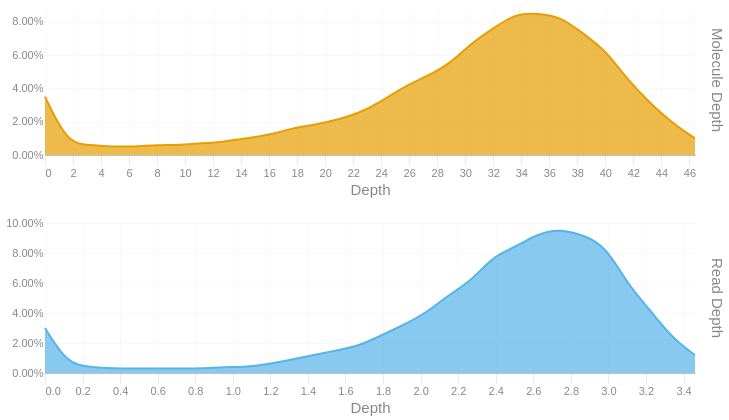

Notebook cell for this chart:
### Code cell
readdep = depth_hist(tb['Read Depth'], q99, 3)
readdep = readdep.with_columns(pl.lit('Read Depth').alias('Metric'))
if not SKIPLR:
    moldep = depth_hist(tb['Molecule Depth'], mol_q99, 1)
    moldep = moldep.with_columns(pl.lit('Molecule Depth').alias('Metric'))
    _hist = pl.concat([readdep, moldep])
    _hist = _hist.filter(pl.col('Proportion') != 0)
    with SafeRender(_hist):
        (
            alt.Chart(_hist)        
            .mark_area(interpolate = "basis")
            .encode(
                x=alt.X('Bin:Q').scale(domainMin=0).axis(alt.Axis(title='Depth')),
                y = alt.Y('Proportion:Q', title = None).axis(format = '.2%'),
                color = alt.Color('Metric:N').legend(None),
                row = alt.Row("Metric:N").header(title = None, labelOrient = 'right'),
                tooltip = [
                    alt.Tooltip("Metric:N", title = "Metric"),
                    alt.Tooltip('Interval:N', title = "Depth Interval"),
                    alt.Tooltip('Proportion:Q', title = "% Alignments").format('.2%')
                ]
            )
            .resolve_scale(x='independent', y='independent')
            .properties(
                height = 150, width = 650,
                usermeta={'embedOptions': {'downloadFileName': f'{samplename}.depth.hist'}}
            )
        ).display()
else:
    readdep = readdep.filter(pl.col('Proportion') != 0)
    with SafeRender(readdep):
        (
            alt.Chart(readdep)        
            .mark_area(interpolate = "basis")
            .encode(
                x=alt.X('Bin:Q').scale(domainMin=0).axis(alt.Axis(title='Depth')),
                y = alt.Y('Proportion:Q', title = None).axis(format = '.2%'),
                tooltip = [
                    alt.Tooltip('Interval:N', title = "Depth Interval"),
                    alt.Tooltip('Proportion:Q', title = "% Alignments").format('.2%')
                ]
            )
            .properties(
                usermeta={'embedOptions': {'downloadFileName': f'{samplename}.depth.hist'}}
            )
        ).display()

### Figure 1 — Vega-Lite specification as saved in the notebook (floating-point values rounded to 4 significant figures)
{"width": 650, "height": 150, "config": {"title": {"anchor": "start", "dy": -15, "fontSize": 18, "color": "#888888", "subtitleColor": "#888888", "subtitleFontSize": 14}, "arc": {"fill": "#0072B2"}, "axis": {"domainColor": "#888888", "domainWidth": 0.5, "gridWidth": 0.2, "grid": false, "titleFontWeight": 400, "titleFontSize": 15, "labelFontSize": 11, "labelColor": "#888888", "tickColor": "#888888", "tickWidth": 0.2, "titleColor": "#888888"}, "axisBand": {"grid": false}, "axisX": {"grid": true, "tickSize": 10, "domainCap": "round"}, "axisY": {"domain": false, "grid": true, "tickSize": 0, "domainCap": "round"}, "background": "transparent", "header": {"labelFontSize": 15, "labelColor": "#888888", "titleFontSize": 15, "titleFontWeight": 600, "titleColor": "#888888"}, "legend": {"labelFont": "sans-serif", "labelFontSize": 12, "labelColor": "#888888", "symbolSize": 100, "symbolType": "circle", "titleFontSize": 12, "titlePadding": 10, "titleColor": "#888888", "title": null}, "range": {"category": ["#E69F00", "#56B4E9", "#009E73", "#F0E442", "#0072B2", "#D55E00", "#CC79A7", "#000000"], "diverging": ["#cfe8f3", "#a2d4ec", "#73bfe2", "#46abdb", "#1696d2", "#12719e"]}, "area": {"fill": "#0072B2", "fillOpacity": 0.7, "line": true, "strokeOpacity": 0.7}, "line": {"color": "#0072B2", "stroke": "#0072B2", "strokeWidth": 2}, "trail": {"color": "#0072B2", "stroke": "#0072B2", "strokeWidth": 0, "size": 1}, "point": {"filled": true, "fillOpacity": 1.0, "size": 95}, "text": {"color": "#888888", "fontSize": 11, "align": "right", "fontWeight": 400, "size": 11}, "bar": {"fill": "#0072B2", "stroke": null}, "view": {"stroke": null, "continuousWidth": 660, "continuousHeight": 400}}, "data": {"name": "data-f521dfd0e5b1d3db82b9c54d68a95f79"}, "mark": {"type": "area", "interpolate": "basis"}, "encoding": {"color": {"field": "Metric", "legend": null, "type": "nominal"}, "row": {"field": "Metric", "header": {"title": null, "labelOrient": "right"}, "type": "nominal"}, "tooltip": [{"field": "Metric", "title": "Metric", "type": "nominal"}, {"field": "Interval", "title": "Depth Interval", "type": "nominal"}, {"field": "Proportion", "format": ".2%", "title": "% Alignments", "type": "quantitative"}], "x": {"axis": {"title": "Depth"}, "field": "Bin", "scale": {"domainMin": 0}, "type": "quantitative"}, "y": {"axis": {"format": ".2%"}, "field": "Proportion", "title": null, "type": "quantitative"}}, "resolve": {"scale": {"x": "independent", "y": "independent"}}, "usermeta": {"embedOptions": {"downloadFileName": "S6_Musquodoboit_1549.depth.hist"}}, "$schema": "https://vega.github.io/schema/vega-lite/v6.1.0.json", "datasets": {"data-f521dfd0e5b1d3db82b9c54d68a95f79": [{"Bin": 0.0, "Interval": "0.0-0.119", "Proportion": 0.03, "Metric": "Read Depth"}, {"Bin": 0.119, "Interval": "0.119-0.239", "Proportion": 0.006, "Metric": "Read Depth"}, {"Bin": 0.239, "Interval": "0.239-0.358", "Proportion": 0.004, "Metric": "Read Depth"}, {"Bin": 0.358, "Interval": "0.358-0.477", "Proportion": 0.003, "Metric": "Read Depth"}, {"Bin": 0.477, "Interval": "0.477-0.597", "Proportion": 0.003, "Metric": "Read Depth"}, {"Bin": 0.597, "Interval": "0.597-0.716", "Proportion": 0.003, "Metric": "Read Depth"}, {"Bin": 0.716, "Interval": "0.716-0.835", "Proportion": 0.003, "Metric": "Read Depth"}, {"Bin": 0.835, "Interval": "0.835-0.955", "Proportion": 0.003, "Metric": "Read Depth"}, {"Bin": 0.955, "Interval": "0.955-1.074", "Proportion": 0.004, "Metric": "Read Depth"}, {"Bin": 1.074, "Interval": "1.074-1.193", "Proportion": 0.004, "Metric": "Read Depth"}, {"Bin": 1.193, "Interval": "1.193-1.313", "Proportion": 0.006, "Metric": "Read Depth"}, {"Bin": 1.313, "Interval": "1.313-1.432", "Proportion": 0.009, "Metric": "Read Depth"}, {"Bin": 1.432, "Interval": "1.432-1.551", "Proportion": 0.012, "Metric": "Read Depth"}, {"Bin": 1.551, "Interval": "1.551-1.671", "Proportion": 0.015, "Metric": "Read Depth"}, {"Bin": 1.671, "Interval": "1.671-1.79", "Proportion": 0.018, "Metric": "Read Depth"}, {"Bin": 1.79, "Interval": "1.79-1.909", "Proportion": 0.025, "Metric": "Read Depth"}, {"Bin": 1.909, "Interval": "1.909-2.029", "Proportion": 0.032, "Metric": "Read Depth"}, {"Bin": 2.029, "Interval": "2.029-2.148", "Proportion": 0.04, "Metric": "Read Depth"}, {"Bin": 2.148, "Interval": "2.148-2.267", "Proportion": 0.052, "Metric": "Read Depth"}, {"Bin": 2.267, "Interval": "2.267-2.387", "Proportion": 0.061, "Metric": "Read Depth"}, {"Bin": 2.387, "Interval": "2.387-2.506", "Proportion": 0.078, "Metric": "Read Depth"}, {"Bin": 2.506, "Interval": "2.506-2.625", "Proportion": 0.084, "Metric": "Read Depth"}, {"Bin": 2.625, "Interval": "2.625-2.745", "Proportion": 0.093, "Metric": "Read Depth"}, {"Bin": 2.745, "Interval": "2.745-2.864", "Proportion": 0.096, "Metric": "Read Depth"}, {"Bin": 2.864, "Interval": "2.864-2.983", "Proportion": 0.092, "Metric": "Read Depth"}, {"Bin": 2.983, "Interval": "2.983-3.103", "Proportion": 0.085, "Metric": "Read Depth"}, {"Bin": 3.103, "Interval": "3.103-3.222", "Proportion": 0.059, "Metric": "Read Depth"}, {"Bin": 3.222, "Interval": "3.222-3.341", "Proportion": 0.042, "Metric": "Read Depth"}, {"Bin": 3.341, "Interval": "3.341-3.461", "Proportion": 0.023, "Metric": "Read Depth"}, {"Bin": 3.461, "Interval": "3.461-3.58", "Proportion": 0.012, "Metric": "Read Depth"}, {"Bin": 0.0, "Interval": "0.0-1.6", "Proportion": 0.035, "Metric": "Molecule Depth"}, {"Bin": 1.6, "Interval": "1.6-3.2", "Proportion": 0.007, "Metric": "Molecule Depth"}, {"Bin": 3.2, "Interval": "3.2-4.8", "Proportion": 0.006, "Metric": "Molecule Depth"}, {"Bin": 4.8, "Interval": "4.8-6.4", "Proportion": 0.005, "Metric": "Molecule Depth"}, {"Bin": 6.4, "Interval": "6.4-8.0", "Proportion": 0.005, "Metric": "Molecule Depth"}, {"Bin": 8.0, "Interval": "8.0-9.6", "Proportion": 0.006, "Metric": "Molecule Depth"}, {"Bin": 9.6, "Interval": "9.6-11.2", "Proportion": 0.006, "Metric": "Molecule Depth"}, {"Bin": 11.2, "Interval": "11.2-12.8", "Proportion": 0.007, "Metric": "Molecule Depth"}, {"Bin": 12.8, "Interval": "12.8-14.4", "Proportion": 0.008, "Metric": "Molecule Depth"}, {"Bin": 14.4, "Interval": "14.4-16.0", "Proportion": 0.01, "Metric": "Molecule Depth"}, {"Bin": 16.0, "Interval": "16.0-17.6", "Proportion": 0.012, "Metric": "Molecule Depth"}, {"Bin": 17.6, "Interval": "17.6-19.2", "Proportion": 0.016, "Metric": "Molecule Depth"}, {"Bin": 19.2, "Interval": "19.2-20.8", "Proportion": 0.018, "Metric": "Molecule Depth"}, {"Bin": 20.8, "Interval": "20.8-22.4", "Proportion": 0.021, "Metric": "Molecule Depth"}, {"Bin": 22.4, "Interval": "22.4-24.0", "Proportion": 0.025, "Metric": "Molecule Depth"}, {"Bin": 24.0, "Interval": "24.0-25.6", "Proportion": 0.032, "Metric": "Molecule Depth"}, {"Bin": 25.6, "Interval": "25.6-27.2", "Proportion": 0.041, "Metric": "Molecule Depth"}, {"Bin": 27.2, "Interval": "27.2-28.8", "Proportion": 0.047, "Metric": "Molecule Depth"}, {"Bin": 28.8, "Interval": "28.8-30.4", "Proportion": 0.054, "Metric": "Molecule Depth"}, {"Bin": 30.4, "Interval": "30.4-32.0", "Proportion": 0.067, "Metric": "Molecule Depth"}, {"Bin": 32.0, "Interval": "32.0-33.6", "Proportion": 0.076, "Metric": "Molecule Depth"}, {"Bin": 33.6, "Interval": "33.6-35.2", "Proportion": 0.085, "Metric": "Molecule Depth"}, {"Bin": 35.2, "Interval": "35.2-36.8", "Proportion": 0.085, "Metric": "Molecule Depth"}, {"Bin": 36.8, "Interval": "36.8-38.4", "Proportion": 0.083, "Metric": "Molecule Depth"}, {"Bin": 38.4, "Interval": "38.4-40.0", "Proportion": 0.073, "Metric": "Molecule Depth"}, {"Bin": 40.0, "Interval": "40.0-41.6", "Proportion": 0.063, "Metric": "Molecule Depth"}, {"Bin": 41.6, "Interval": "41.6-43.2", "Proportion": 0.045, "Metric": "Molecule Depth"}, {"Bin": 43.2, "Interval": "43.2-44.8", "Proportion": 0.031, "Metric": "Molecule Depth"}, {"Bin": 44.8, "Interval": "44.8-46.4", "Proportion": 0.019, "Metric": "Molecule Depth"}, {"Bin": 46.4, "Interval": "46.4-48.01", "Proportion": 0.01, "Metric": "Molecule Depth"}]}}
